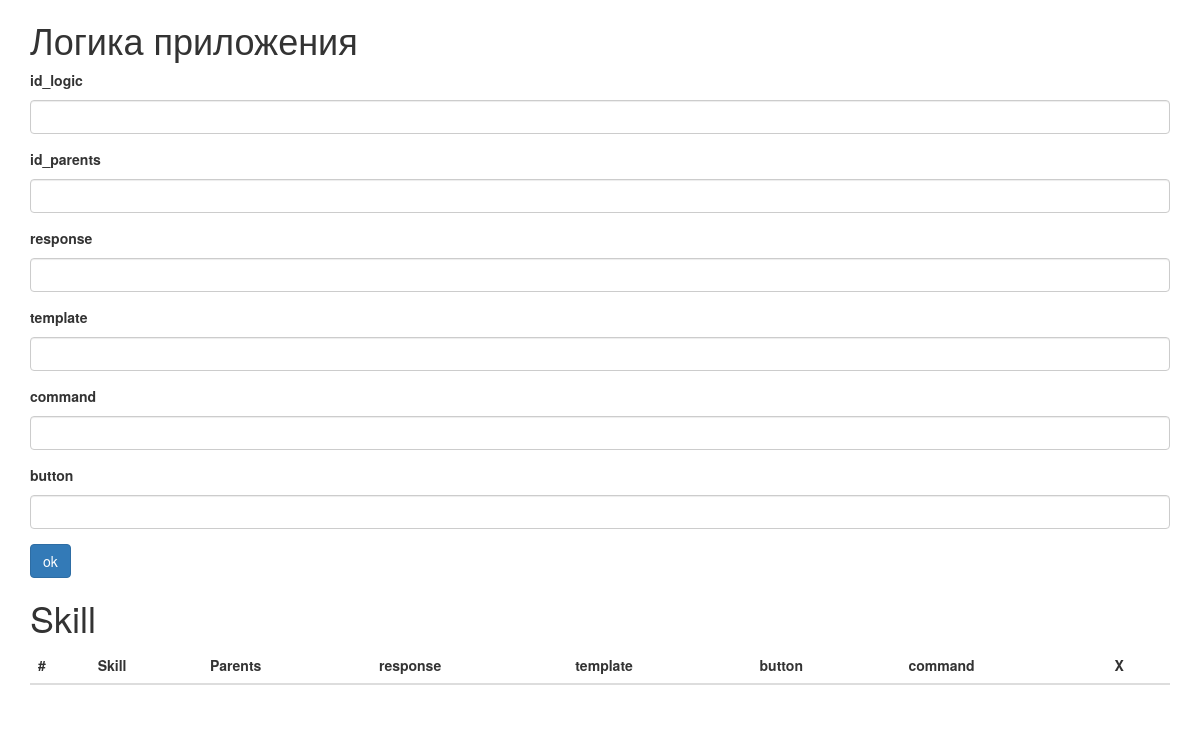
The page /info on the database as committed earlier.
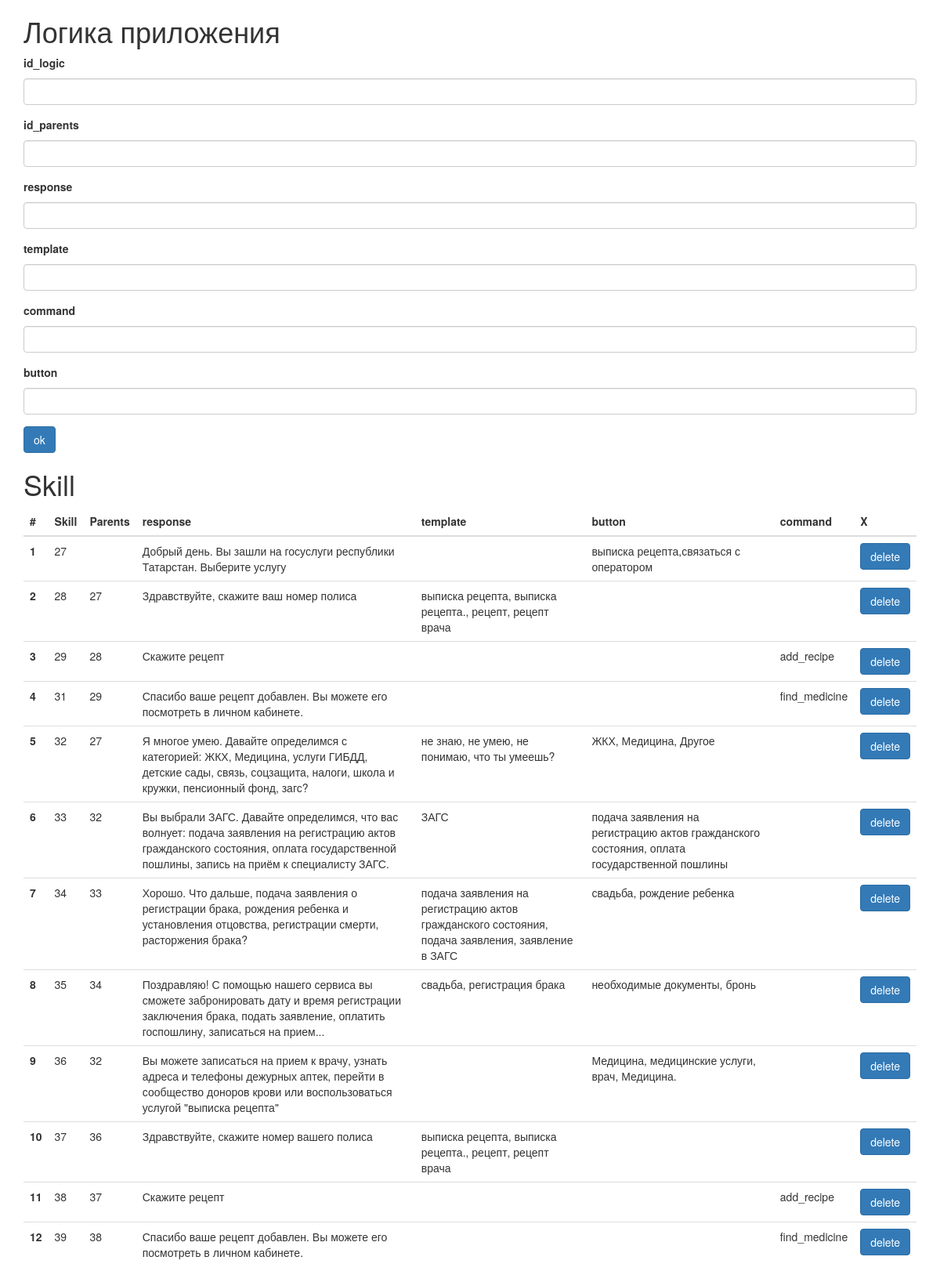
The same page on the database as committed later.
### app.py (models this page shows, shortened)
class Logic(db.Model):
    __tablename__ = 'logic_skill'
    id_logic = db.Column(db.Integer, primary_key=True)
    id_parents = db.Column(db.String(64))
    response = db.Column(db.String(256))
    template = db.Column(db.String(256))
    command = db.Column(db.String(256))
    button = db.Column(db.String(256))

### app.py (the view, shortened to what this page needs)
@app.route('/info', methods=['GET', 'POST'])
def info():
    form = FormAddSkill()
    delform = FormDeleteSkill()
    if request.form.get('id_del') != None:
        Logic.query.filter_by(id_logic=request.form.get('id_del')).delete()
        db.session.commit()
    elif request.form.get('id_parents') != None:
        skill = Logic(id_parents = request.form.get('id_parents'), response = request.form.get('response'),
                      template = request.form.get('template'), button = request.form.get('button'), command = request.form.get('command'))
        db.session.add(skill)
        db.session.commit()
    logic = Logic.query.all()
    logic = sorted(logic, key=lambda logic: logic.id_parents)
    rekurs_element = {}
    rekursia(logic,'',0, rekurs_element)
    logic = sorted(logic,key=lambda logic: rekurs_element[logic.id_logic])
    return render_template('info.html', title="lk", logic=logic, form=form, delform=delform)

### forms.py
class FormAddSkill(Form):
    id_logic = StringField('id_logic')
    id_parents = StringField('id_parents')
    response = StringField('response', validators=[DataRequired()])
    template = StringField('template')
    button = StringField('button')
    command = StringField('command')
    submit = SubmitField('ok')

class FormDeleteSkill(Form):
    id_del = HiddenField('id_del')
    deletSub = SubmitField('delete')

### app.py (called while the page is built)
def rekursia(logic,id_parents,iterator,rekurs_element):
    for val in logic:
        if val.id_parents == str(id_parents) and  rekurs_element.get(val.id_logic,0) == 0:
            rekurs_element[val.id_logic] = len(rekurs_element);
            rekursia(logic,val.id_logic,len(rekurs_element),rekurs_element)

### templates/info.html (shortened to what this page needs)
{% extends 'bootstrap/base.html' %}
{% import "bootstrap/wtf.html" as wtf %}
{% block content %}
<div class="container">
    <h1>Логика приложения</h1>
    <form method="post" action="">
          <div class="form-group">
            <label for="exampleInputPassword1">{{ form.id_logic.label }} </label>
            {{ form.id_logic(size=20,class_="form-control") }}
          </div>
          <div class="form-group">
            <label for="exampleInputPassword1"> {{ form.id_parents.label }}</label>
            {{ form.id_parents(size=20,class_="form-control") }}
          </div>
        <div class="form-group">
            <label for="exampleInputPassword1">{{ form.response.label }} </label>
             {{ form.response(size=200,class_="form-control") }}
          </div>
         <div class="form-group">
            <label for="exampleInputPassword1">{{ form.template.label }}</label>
             {{ form.template(size=200,class_="form-control") }}
          </div>
        <div class="form-group">
            <label for="exampleInputPassword1">{{ form.command.label }}</label>
             {{ form.command(size=200,class_="form-control") }}
          </div>
           <div class="form-group">
            <label for="exampleInputPassword1">{{ form.button.label }}</label>
             {{ form.button(size=200,class_="form-control") }}
          </div>
         {{ form.submit(class_="btn btn-primary") }}
    </form>
    <h1>Skill</h1>
     <table class="table table-sm">
     <thead>
        <tr>
            <th scope="col">#</th>
            <th scope="col">Skill</th>
            <th scope="col">Parents</th>
            <th scope="col">response</th>
            <th scope="col">template</th>
            <th scope="col">button</th>
            <th scope="col">command</th>
            <th scope="col">X</th>
        </tr>
     </thead>
         {% for log in logic %}
             <tr>
                  <th scope="row">{{ loop.index }}</th>
                  <td>{{ log.id_logic }}</td>
                  <td>{{ log.id_parents }}</td>
                  <td>{{ log.response }}</td>
                  <td>{{ log.template }}</td>
                  <td>{{ log.button }}</td>
                  <td>{{ log.command }}</td>
                  <td>
                       <form method="post" action="">
                           {{ delform.deletSub(class_="btn btn-primary") }}
                       </form>
                  </td>
             </tr>
         {% endfor %}
     </table>
</div>
{% endblock %}

Rows that differ between the two databases and show on the page:
added Logic: id_logic "27", response "Добрый день. Вы зашли на госуслуги республики Татарстан. Выберите услугу", button "выписка рецепта,связаться с оператором"
added Logic: id_logic "28", id_parents "27", response "Здравствуйте, скажите ваш номер полиса", template "выписка рецепта, выписка рецепта., рецепт, рецепт врача"
added Logic: id_logic "29", id_parents "28", response "Скажите рецепт", command "add_recipe"
added Logic: id_logic "31", id_parents "29", response "Спасибо ваше рецепт добавлен. Вы можете его посмотреть в личном кабинете.", command "find_medicine"
added Logic: id_logic "32", id_parents "27", response "Я многое умею. Давайте определимся с категорией: ЖКХ, Медицина, услуги ГИБДД, детские сады, связь, соцзащита, налоги, школа и кружки, пенсионный фонд, загс?", template "не знаю, не умею, не понимаю, что ты умеешь?", button "ЖКХ, Медицина, Другое"
added Logic: id_logic "33", id_parents "32", response "Вы выбрали ЗАГС. Давайте определимся, что вас волнует: подача заявления на регистрацию актов гражданского состояния, оплата государственной пошлины, запись на приём к специалисту ЗАГС.", template "ЗАГС", button "подача заявления на регистрацию актов гражданского состояния, оплата государственной пошлины"
added Logic: id_logic "34", id_parents "33", response "Хорошо. Что дальше, подача заявления о регистрации брака, рождения ребенка и установления отцовства, регистрации смерти, расторжения брака?", template "подача заявления на регистрацию актов гражданского состояния, подача заявления, заявление в ЗАГС", button "свадьба, рождение ребенка"
added Logic: id_logic "35", id_parents "34", response "Поздравляю! С помощью нашего сервиса вы сможете забронировать дату и время регистрации заключения брака, подать заявление, оплатить госпошлину, записаться на прием...", template "свадьба, регистрация брака", button "необходимые документы, бронь"
added Logic: id_logic "36", id_parents "32", response "Вы можете записаться на прием к врачу, узнать адреса и телефоны дежурных аптек, перейти в сообщество доноров крови или воспользоваться услугой \"выписка рецепта\"", button "Медицина, медицинские услуги, врач, Медицина."
added Logic: id_logic "37", id_parents "36", response "Здравствуйте, скажите номер вашего полиса", template "выписка рецепта, выписка рецепта., рецепт, рецепт врача"
added Logic: id_logic "38", id_parents "37", response "Скажите рецепт", command "add_recipe"
added Logic: id_logic "39", id_parents "38", response "Спасибо ваше рецепт добавлен. Вы можете его посмотреть в личном кабинете.", command "find_medicine"
